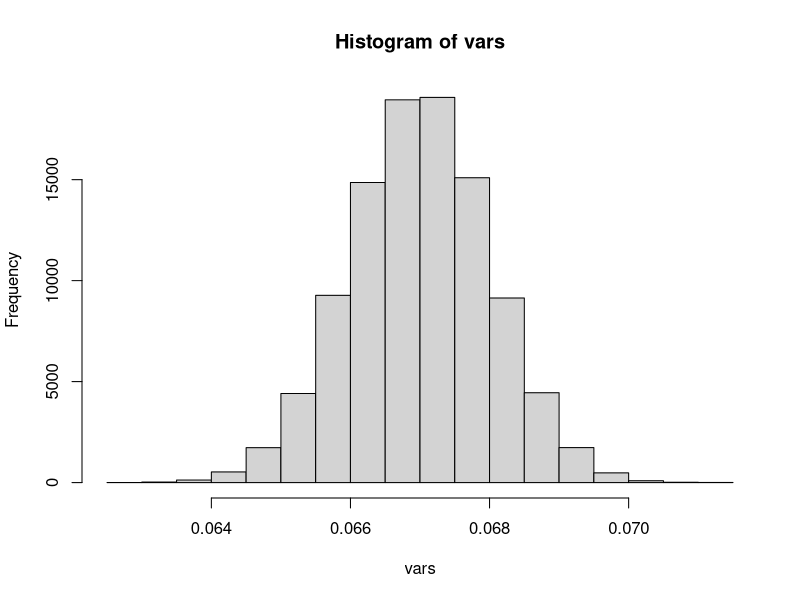
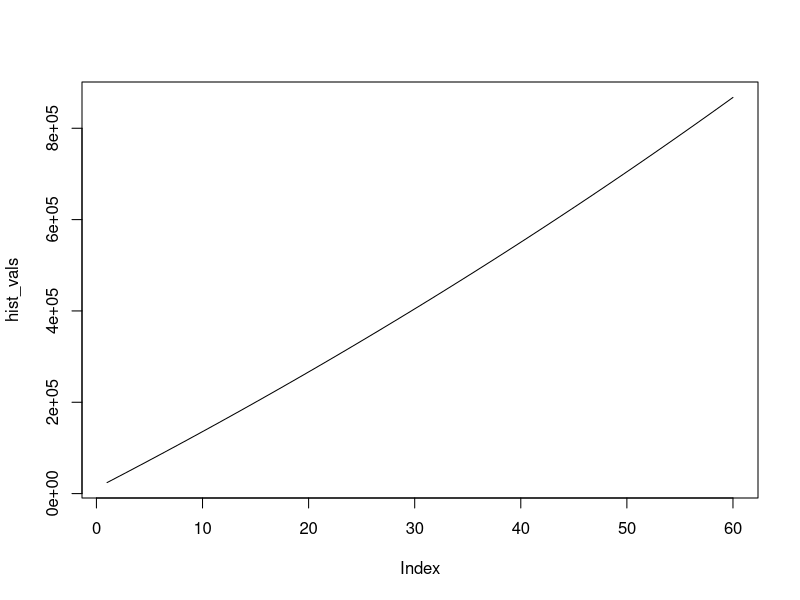

R code for these plots, in order:

library(tidyverse)
library(data.table)
years = 5 *12 %>% as.integer()
mon = 12000

vars <- rnorm(100000, mean = .067, sd = .001)

hist(vars)
sum_vars = 12000
hist_vals <- c()
interest <- c()
deposits <- c()
lump =0000
lump_months = c(3, 5, 8)
daily_interest <- list()
for(i in 1:years){
    
    
    interest_sum = 0
    for (j in 1:30) {
        int = sample(vars, 1)
        interesti = sum_vars * (1+ int/365) - sum_vars
        sum_vars = sum_vars + interesti
        interest_sum = interest_sum + interesti
    }
    
    if(i %in% lump_months) {deposit = mon + lump}else {deposit = mon}
 
    interest[i] = interest_sum
    sum_vars = sum_vars + deposit
    hist_vals[i] = sum_vars
    deposits[i] = deposit
    
    
    
}

plot(hist_vals, type = "l")
hist_vals
interest

